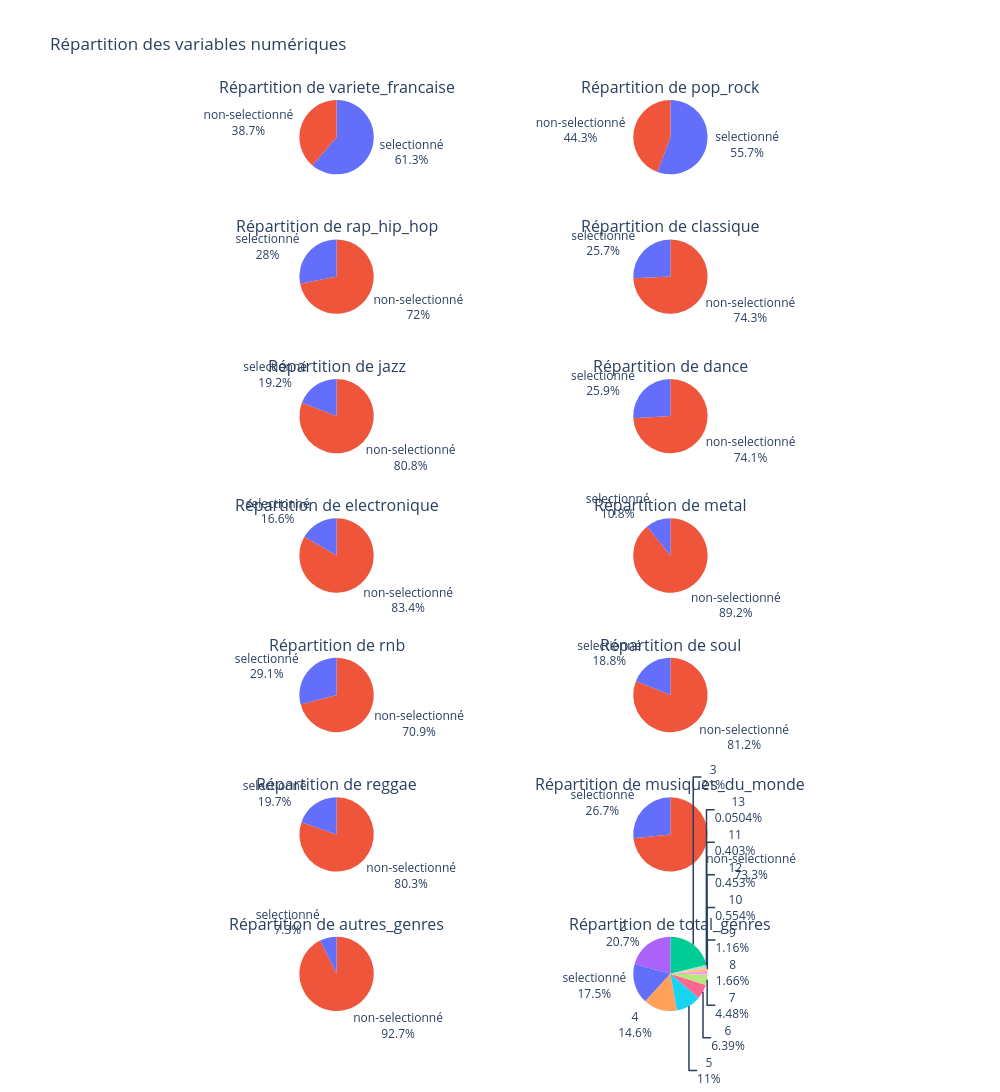

This figure's notebook cell:
### Code cell
import plotly.express as px
from plotly.subplots import make_subplots
import plotly.graph_objects as go
import math
from IPython.display import display

# Récupérer les colonnes de type int64
columns = [column for column in df.columns if df[column].dtype == "int64"]

# Définir la grille
n_cols = 2
n_rows = math.ceil(len(columns) / n_cols)

fig = make_subplots(
    rows=n_rows,
    cols=n_cols,
    specs=[[{"type": "domain"} for _ in range(n_cols)]
           for _ in range(n_rows)],
    subplot_titles=[f"Répartition de {column}" for column in columns]
)

for i, column in enumerate(columns):
    df_prop = (
        df[column]
        .value_counts(normalize=True)
        .reset_index(name="proportion")
        .sort_values(by=column, ascending=True)
        .replace({1: "selectionné", 0: "non-selectionné"})
    )

    fig.add_trace(
        go.Pie(
            labels=df_prop[column],
            values=df_prop["proportion"],
            textinfo="percent+label",
            name=column
        ),
        row=i // n_cols + 1,
        col=i % n_cols + 1
    )

fig.update_layout(
    title_text="Répartition des variables numériques",
    height=400 * n_rows,
    width=1000,
    showlegend=False
)

fig.show()

### Figure 1 — Plotly figure (JSON) as saved in the notebook; plotly's stock layout.template omitted (floating-point values rounded to 4 significant figures)
{"data": [{"domain": {"x": [0, 0.45], "y": [0.9184, 1.0]}, "labels": ["non-selectionné", "selectionné"], "name": "variete_francaise", "textinfo": "percent+label", "type": "pie", "values": [0.3872, 0.6128]}, {"domain": {"x": [0.55, 1], "y": [0.9184, 1.0]}, "labels": ["non-selectionné", "selectionné"], "name": "pop_rock", "textinfo": "percent+label", "type": "pie", "values": [0.4426, 0.5574]}, {"domain": {"x": [0, 0.45], "y": [0.7653, 0.8469]}, "labels": ["non-selectionné", "selectionné"], "name": "rap_hip_hop", "textinfo": "percent+label", "type": "pie", "values": [0.7195, 0.2805]}, {"domain": {"x": [0.55, 1], "y": [0.7653, 0.8469]}, "labels": ["non-selectionné", "selectionné"], "name": "classique", "textinfo": "percent+label", "type": "pie", "values": [0.7427, 0.2573]}, {"domain": {"x": [0, 0.45], "y": [0.6122, 0.6939]}, "labels": ["non-selectionné", "selectionné"], "name": "jazz", "textinfo": "percent+label", "type": "pie", "values": [0.8082, 0.1918]}, {"domain": {"x": [0.55, 1], "y": [0.6122, 0.6939]}, "labels": ["non-selectionné", "selectionné"], "name": "dance", "textinfo": "percent+label", "type": "pie", "values": [0.7407, 0.2593]}, {"domain": {"x": [0, 0.45], "y": [0.4592, 0.5408]}, "labels": ["non-selectionné", "selectionné"], "name": "electronique", "textinfo": "percent+label", "type": "pie", "values": [0.8338, 0.1662]}, {"domain": {"x": [0.55, 1], "y": [0.4592, 0.5408]}, "labels": ["non-selectionné", "selectionné"], "name": "metal", "textinfo": "percent+label", "type": "pie", "values": [0.8922, 0.1078]}, {"domain": {"x": [0, 0.45], "y": [0.3061, 0.3878]}, "labels": ["non-selectionné", "selectionné"], "name": "rnb", "textinfo": "percent+label", "type": "pie", "values": [0.709, 0.291]}, {"domain": {"x": [0.55, 1], "y": [0.3061, 0.3878]}, "labels": ["non-selectionné", "selectionné"], "name": "soul", "textinfo": "percent+label", "type": "pie", "values": [0.8117, 0.1883]}, {"domain": {"x": [0, 0.45], "y": [0.1531, 0.2347]}, "labels": ["non-selectionné", "selectionné"], "name": "reggae", "textinfo": "percent+label", "type": "pie", "values": [0.8031, 0.1969]}, {"domain": {"x": [0.55, 1], "y": [0.1531, 0.2347]}, "labels": ["non-selectionné", "selectionné"], "name": "musiques_du_monde", "textinfo": "percent+label", "type": "pie", "values": [0.7331, 0.2669]}, {"domain": {"x": [0, 0.45], "y": [0, 0.08163]}, "labels": ["non-selectionné", "selectionné"], "name": "autres_genres", "textinfo": "percent+label", "type": "pie", "values": [0.927, 0.07301]}, {"domain": {"x": [0.55, 1], "y": [0, 0.08163]}, "labels": ["selectionné", 2, 3, 4, 5, 6, 7, 8, 9, 10, 11, 12, 13], "name": "total_genres", "textinfo": "percent+label", "type": "pie", "values": [0.1747, 0.2075, 0.2105, 0.146, 0.1098, 0.06395, 0.04481, 0.01662, 0.01158, 0.005539, 0.004028, 0.004532, 0.0005035]}], "layout": {"annotations": [{"font": {"size": 16}, "showarrow": false, "text": "Répartition de variete_francaise", "x": 0.225, "xanchor": "center", "xref": "paper", "y": 1.0, "yanchor": "bottom", "yref": "paper"}, {"font": {"size": 16}, "showarrow": false, "text": "Répartition de pop_rock", "x": 0.775, "xanchor": "center", "xref": "paper", "y": 1.0, "yanchor": "bottom", "yref": "paper"}, {"font": {"size": 16}, "showarrow": false, "text": "Répartition de rap_hip_hop", "x": 0.225, "xanchor": "center", "xref": "paper", "y": 0.8469, "yanchor": "bottom", "yref": "paper"}, {"font": {"size": 16}, "showarrow": false, "text": "Répartition de classique", "x": 0.775, "xanchor": "center", "xref": "paper", "y": 0.8469, "yanchor": "bottom", "yref": "paper"}, {"font": {"size": 16}, "showarrow": false, "text": "Répartition de jazz", "x": 0.225, "xanchor": "center", "xref": "paper", "y": 0.6939, "yanchor": "bottom", "yref": "paper"}, {"font": {"size": 16}, "showarrow": false, "text": "Répartition de dance", "x": 0.775, "xanchor": "center", "xref": "paper", "y": 0.6939, "yanchor": "bottom", "yref": "paper"}, {"font": {"size": 16}, "showarrow": false, "text": "Répartition de electronique", "x": 0.225, "xanchor": "center", "xref": "paper", "y": 0.5408, "yanchor": "bottom", "yref": "paper"}, {"font": {"size": 16}, "showarrow": false, "text": "Répartition de metal", "x": 0.775, "xanchor": "center", "xref": "paper", "y": 0.5408, "yanchor": "bottom", "yref": "paper"}, {"font": {"size": 16}, "showarrow": false, "text": "Répartition de rnb", "x": 0.225, "xanchor": "center", "xref": "paper", "y": 0.3878, "yanchor": "bottom", "yref": "paper"}, {"font": {"size": 16}, "showarrow": false, "text": "Répartition de soul", "x": 0.775, "xanchor": "center", "xref": "paper", "y": 0.3878, "yanchor": "bottom", "yref": "paper"}, {"font": {"size": 16}, "showarrow": false, "text": "Répartition de reggae", "x": 0.225, "xanchor": "center", "xref": "paper", "y": 0.2347, "yanchor": "bottom", "yref": "paper"}, {"font": {"size": 16}, "showarrow": false, "text": "Répartition de musiques_du_monde", "x": 0.775, "xanchor": "center", "xref": "paper", "y": 0.2347, "yanchor": "bottom", "yref": "paper"}, {"font": {"size": 16}, "showarrow": false, "text": "Répartition de autres_genres", "x": 0.225, "xanchor": "center", "xref": "paper", "y": 0.08163, "yanchor": "bottom", "yref": "paper"}, {"font": {"size": 16}, "showarrow": false, "text": "Répartition de total_genres", "x": 0.775, "xanchor": "center", "xref": "paper", "y": 0.08163, "yanchor": "bottom", "yref": "paper"}], "height": 2800, "showlegend": false, "title": {"text": "Répartition des variables numériques"}, "width": 1000}}
